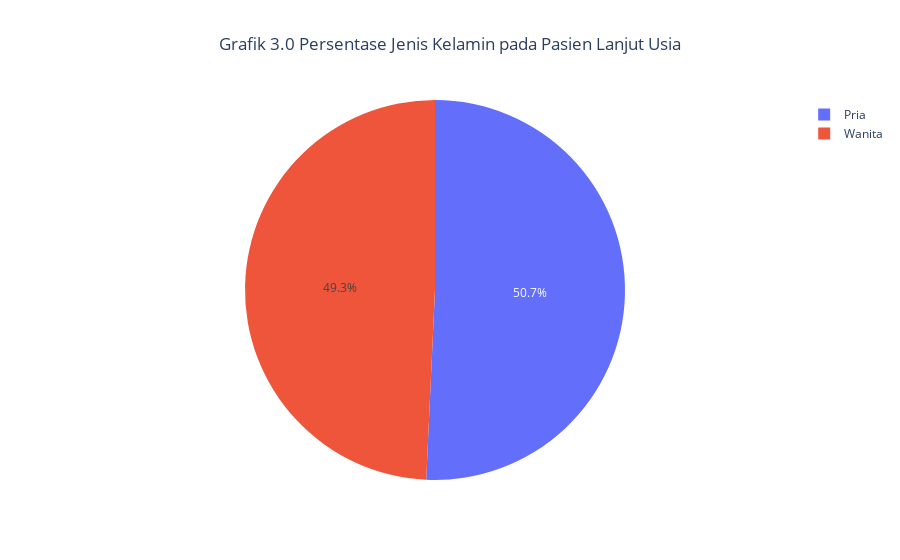
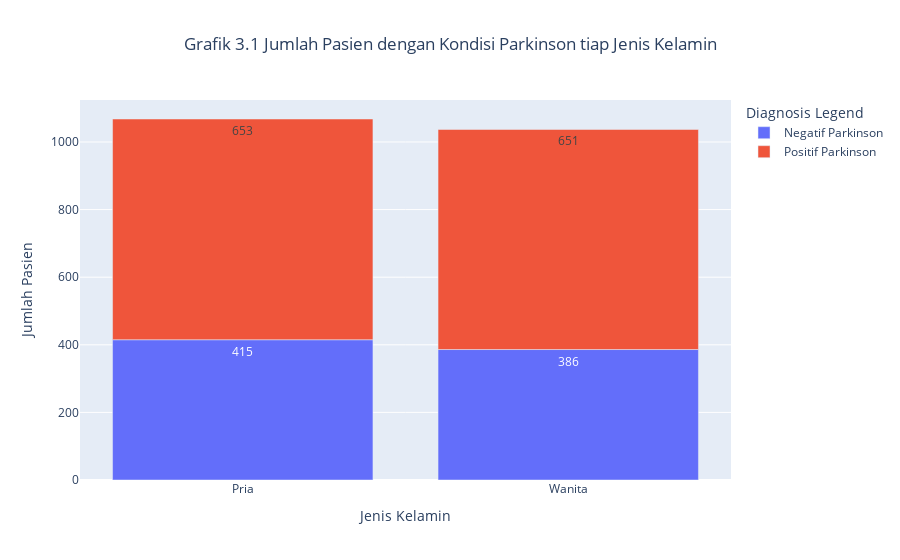

Source (notebook cell) for these figures, in order:
### Markdown cell above
### 3. Analisis Jenis Kelamin Pasien Lanjut Usia

### Code cell
# Pembuatan variabel dataframe untuk analisis perhitungan jumlah pasien berdasarkan jenis kelamin 
df_analysis_3_0 = df_analysis.groupby(['Gender label', 'Diagnosis label'])['Pasien ID'].count().reset_index()

# Pembuatan grafik pie menggunakan variabel dataframe
fig_3_0 = px.pie(df_analysis_3_0, 
             names='Gender label', 
             values='Pasien ID', 
             title='Grafik 3.0 Persentase Jenis Kelamin pada Pasien Lanjut Usia',
             color='Gender label',
             )
fig_3_0.update_layout(title_x=0.5)
fig_3_0.show()

# Pembuatan grafik batang menggunakan variabel dataframe
fig_3_1 = px.bar(df_analysis_3_0, 
             x='Gender label', 
             y='Pasien ID', 
             title='Grafik 3.1 Jumlah Pasien dengan Kondisi Parkinson tiap Jenis Kelamin',
             text_auto=True,
             color='Diagnosis label',
             labels={'Diagnosis label': 'Diagnosis Legend'}
             )
fig_3_1.update_layout(xaxis_title='Jenis Kelamin',yaxis_title = 'Jumlah Pasien', title_x=0.5)
fig_3_1.show()


# Perhitungan persentase penyakit Parkinson untuk setiap jenis kelamin
print(f"Sebanyak {((df_analysis_3_0[(df_analysis_3_0['Diagnosis label'] == 'Positif Parkinson') & (df_analysis_3_0['Gender label'] == 'Pria')]['Pasien ID'][1])/df_analysis_3_0[df_analysis_3_0['Gender label'] == 'Pria']['Pasien ID'].sum())*100:.2f}% dari Pasien berjenis kelamin Pria terkena Parkinson")
print(f"Sebanyak {((df_analysis_3_0[(df_analysis_3_0['Diagnosis label'] == 'Positif Parkinson') & (df_analysis_3_0['Gender label'] == 'Wanita')]['Pasien ID'][3])/df_analysis_3_0[df_analysis_3_0['Gender label'] == 'Wanita']['Pasien ID'].sum())*100:.2f}% dari Pasien berjenis kelamin wanita terkena Parkinson")

### Figure 1 — Plotly figure (JSON) as saved in the notebook; plotly's stock layout.template omitted (floating-point values rounded to 4 significant figures)
{"data": [{"customdata": [["Pria"], ["Pria"], ["Wanita"], ["Wanita"]], "domain": {"x": [0, 1], "y": [0, 1]}, "hovertemplate": "Gender label=%{customdata[0]}<br>Pasien ID=%{value}<extra></extra>", "labels": ["Pria", "Pria", "Wanita", "Wanita"], "legendgroup": "", "marker": {"colors": ["#636efa", "#636efa", "#EF553B", "#EF553B"]}, "name": "", "showlegend": true, "type": "pie", "values": [415, 653, 386, 651]}], "layout": {"legend": {"tracegroupgap": 0}, "title": {"text": "Grafik 3.0 Persentase Jenis Kelamin pada Pasien Lanjut Usia", "x": 0.5}}}

### Figure 2 — Plotly figure (JSON) as saved in the notebook; plotly's stock layout.template omitted (floating-point values rounded to 4 significant figures)
{"data": [{"alignmentgroup": "True", "hovertemplate": "Diagnosis Legend=Negatif Parkinson<br>Gender label=%{x}<br>Pasien ID=%{y}<extra></extra>", "legendgroup": "Negatif Parkinson", "marker": {"color": "#636efa", "pattern": {"shape": ""}}, "name": "Negatif Parkinson", "offsetgroup": "Negatif Parkinson", "orientation": "v", "showlegend": true, "textposition": "auto", "texttemplate": "%{y}", "type": "bar", "x": ["Pria", "Wanita"], "xaxis": "x", "y": [415, 386], "yaxis": "y"}, {"alignmentgroup": "True", "hovertemplate": "Diagnosis Legend=Positif Parkinson<br>Gender label=%{x}<br>Pasien ID=%{y}<extra></extra>", "legendgroup": "Positif Parkinson", "marker": {"color": "#EF553B", "pattern": {"shape": ""}}, "name": "Positif Parkinson", "offsetgroup": "Positif Parkinson", "orientation": "v", "showlegend": true, "textposition": "auto", "texttemplate": "%{y}", "type": "bar", "x": ["Pria", "Wanita"], "xaxis": "x", "y": [653, 651], "yaxis": "y"}], "layout": {"barmode": "relative", "legend": {"title": {"text": "Diagnosis Legend"}, "tracegroupgap": 0}, "title": {"text": "Grafik 3.1 Jumlah Pasien dengan Kondisi Parkinson tiap Jenis Kelamin", "x": 0.5}, "xaxis": {"anchor": "y", "domain": [0, 1], "title": {"text": "Jenis Kelamin"}}, "yaxis": {"anchor": "x", "domain": [0, 1], "title": {"text": "Jumlah Pasien"}}}}
